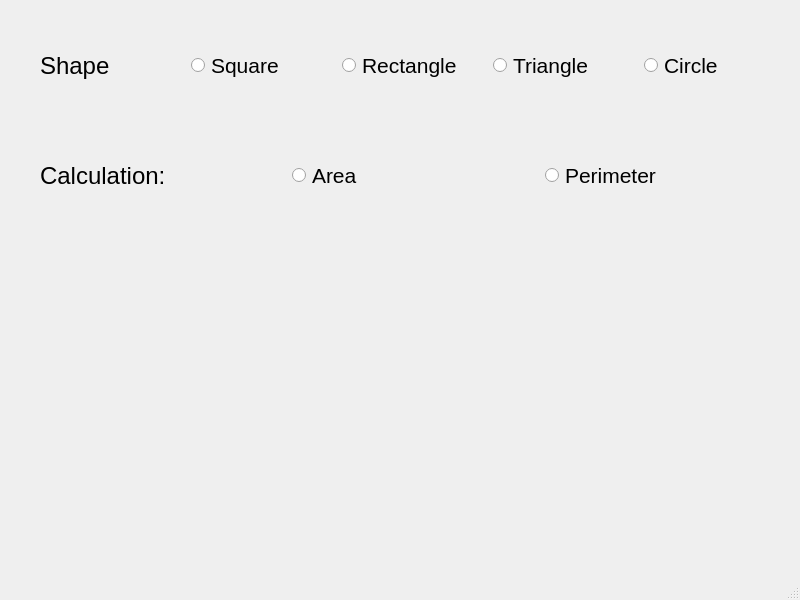
<?xml version="1.0" encoding="UTF-8"?>
<ui version="4.0">
 <class>MainWindow</class>
 <widget class="QMainWindow" name="MainWindow">
  <property name="geometry">
   <rect>
    <x>0</x>
    <y>0</y>
    <width>800</width>
    <height>600</height>
   </rect>
  </property>
  <property name="windowTitle">
   <string>Project 1</string>
  </property>
  <widget class="QWidget" name="centralwidget">
   <widget class="QWidget" name="horizontalLayoutWidget_2">
    <property name="geometry">
     <rect>
      <x>40</x>
      <y>140</y>
      <width>751</width>
      <height>71</height>
     </rect>
    </property>
    <layout class="QHBoxLayout" name="horizontalLayout">
     <item>
      <widget class="QLabel" name="calculation_label">
       <property name="font">
        <font>
         <pointsize>18</pointsize>
        </font>
       </property>
       <property name="text">
        <string>Calculation:</string>
       </property>
      </widget>
     </item>
     <item>
      <widget class="QRadioButton" name="radioButton">
       <property name="font">
        <font>
         <pointsize>16</pointsize>
        </font>
       </property>
       <property name="text">
        <string>Area</string>
       </property>
      </widget>
     </item>
     <item>
      <widget class="QRadioButton" name="radioButton_2">
       <property name="font">
        <font>
         <pointsize>16</pointsize>
        </font>
       </property>
       <property name="text">
        <string>Perimeter</string>
       </property>
      </widget>
     </item>
    </layout>
   </widget>
   <widget class="QWidget" name="horizontalLayoutWidget">
    <property name="geometry">
     <rect>
      <x>40</x>
      <y>20</y>
      <width>749</width>
      <height>91</height>
     </rect>
    </property>
    <layout class="QHBoxLayout" name="shapes">
     <item>
      <widget class="QLabel" name="shape_label">
       <property name="font">
        <font>
         <pointsize>18</pointsize>
        </font>
       </property>
       <property name="text">
        <string>Shape</string>
       </property>
      </widget>
     </item>
     <item>
      <widget class="QRadioButton" name="square_button">
       <property name="font">
        <font>
         <pointsize>16</pointsize>
        </font>
       </property>
       <property name="text">
        <string>Square</string>
       </property>
      </widget>
     </item>
     <item>
      <widget class="QRadioButton" name="rectangle_button">
       <property name="font">
        <font>
         <pointsize>16</pointsize>
        </font>
       </property>
       <property name="text">
        <string>Rectangle</string>
       </property>
      </widget>
     </item>
     <item>
      <widget class="QRadioButton" name="triangle_button">
       <property name="font">
        <font>
         <pointsize>16</pointsize>
        </font>
       </property>
       <property name="text">
        <string>Triangle</string>
       </property>
      </widget>
     </item>
     <item>
      <widget class="QRadioButton" name="circle_button">
       <property name="font">
        <font>
         <pointsize>16</pointsize>
        </font>
       </property>
       <property name="text">
        <string>Circle</string>
       </property>
      </widget>
     </item>
    </layout>
   </widget>
  </widget>
  <widget class="QMenuBar" name="menubar">
   <property name="geometry">
    <rect>
     <x>0</x>
     <y>0</y>
     <width>800</width>
     <height>20</height>
    </rect>
   </property>
  </widget>
  <widget class="QStatusBar" name="statusbar"/>
 </widget>
 <resources/>
 <connections/>
</ui>
